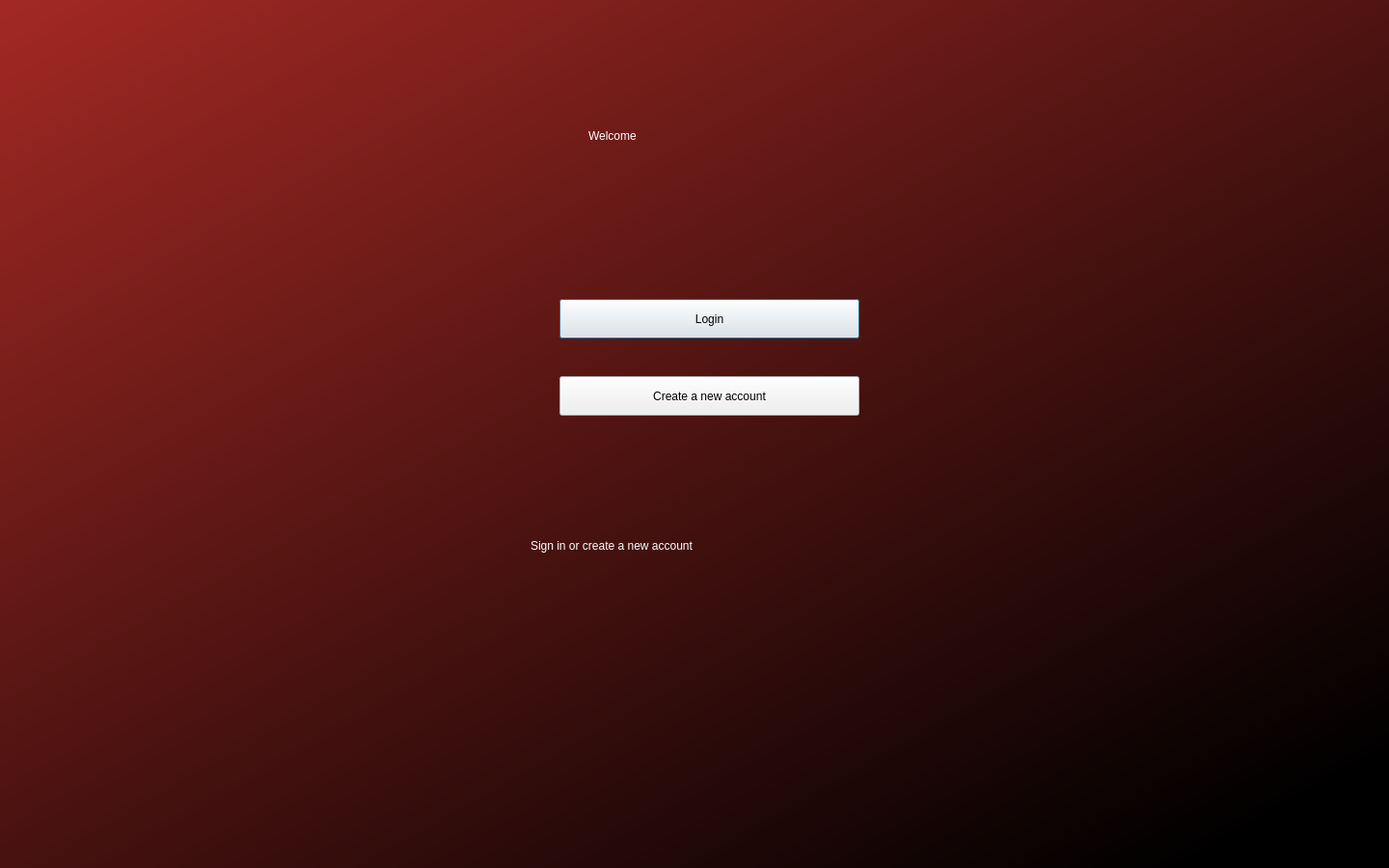
<?xml version="1.0" encoding="UTF-8"?>
<ui version="4.0">
 <class>Dialog</class>
 <widget class="QDialog" name="Dialog">
  <property name="geometry">
   <rect>
    <x>0</x>
    <y>0</y>
    <width>1440</width>
    <height>900</height>
   </rect>
  </property>
  <property name="windowTitle">
   <string>Dialog</string>
  </property>
  <widget class="QWidget" name="widget" native="true">
   <property name="geometry">
    <rect>
     <x>-20</x>
     <y>0</y>
     <width>1531</width>
     <height>901</height>
    </rect>
   </property>
   <property name="styleSheet">
    <string notr="true">QWidget#widget{background-color: rgb(159, 40, 37) ;
background-color:qlineargradient(spread:pad, x1:0, y1:0, x2:0.892731, y2:0.926, stop:0 rgba(164, 41, 36, 255), stop:1 rgba(0, 0, 0, 255));}</string>
   </property>
   <widget class="QLabel" name="label">
    <property name="geometry">
     <rect>
      <x>630</x>
      <y>90</y>
      <width>261</width>
      <height>101</height>
     </rect>
    </property>
    <property name="styleSheet">
     <string notr="true">font: 60pt &quot;Times New Roman&quot;;
color: rgb(255, 255, 255);</string>
    </property>
    <property name="text">
     <string>Welcome</string>
    </property>
   </widget>
   <widget class="QLabel" name="label_2">
    <property name="geometry">
     <rect>
      <x>570</x>
      <y>540</y>
      <width>391</width>
      <height>51</height>
     </rect>
    </property>
    <property name="styleSheet">
     <string notr="true">font: 30pt &quot;Times New Roman&quot;;
color: rgb(255, 255, 255);</string>
    </property>
    <property name="text">
     <string>Sign in or create a new account</string>
    </property>
   </widget>
   <widget class="QPushButton" name="login">
    <property name="geometry">
     <rect>
      <x>600</x>
      <y>310</y>
      <width>311</width>
      <height>41</height>
     </rect>
    </property>
    <property name="styleSheet">
     <string notr="true">font: 24pt &quot;Times New Roman&quot;;</string>
    </property>
    <property name="text">
     <string>Login</string>
    </property>
   </widget>
   <widget class="QPushButton" name="createA">
    <property name="geometry">
     <rect>
      <x>600</x>
      <y>390</y>
      <width>311</width>
      <height>41</height>
     </rect>
    </property>
    <property name="styleSheet">
     <string notr="true">font: 24pt &quot;Times New Roman&quot;;</string>
    </property>
    <property name="text">
     <string>Create a new account</string>
    </property>
   </widget>
  </widget>
 </widget>
 <resources/>
 <connections/>
</ui>
